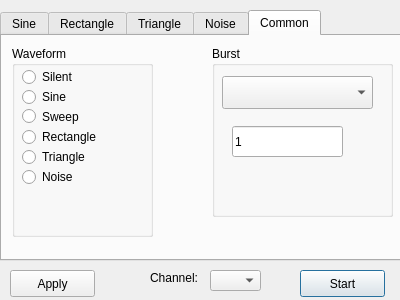
<?xml version="1.0" encoding="UTF-8"?>
<ui version="4.0">
 <class>FunctionGenerator</class>
 <widget class="QDialog" name="FunctionGenerator">
  <property name="geometry">
   <rect>
    <x>0</x>
    <y>0</y>
    <width>400</width>
    <height>300</height>
   </rect>
  </property>
  <property name="windowTitle">
   <string>Arbitrary Function Generator</string>
  </property>
  <property name="locale">
   <locale language="English" country="UnitedStates"/>
  </property>
  <widget class="QTabWidget" name="Tab">
   <property name="geometry">
    <rect>
     <x>0</x>
     <y>10</y>
     <width>401</width>
     <height>251</height>
    </rect>
   </property>
   <property name="tabShape">
    <enum>QTabWidget::Rounded</enum>
   </property>
   <property name="currentIndex">
    <number>4</number>
   </property>
   <widget class="QWidget" name="Sine">
    <property name="enabled">
     <bool>true</bool>
    </property>
    <attribute name="title">
     <string>Sine</string>
    </attribute>
    <widget class="QGroupEditWithUnit" name="groupFrequencySine">
     <property name="geometry">
      <rect>
       <x>20</x>
       <y>10</y>
       <width>271</width>
       <height>21</height>
      </rect>
     </property>
     <property name="title">
      <string>Frequency</string>
     </property>
     <widget class="QLineEdit" name="editFrequencySine">
      <property name="geometry">
       <rect>
        <x>130</x>
        <y>0</y>
        <width>91</width>
        <height>21</height>
       </rect>
      </property>
      <property name="text">
       <string>1000</string>
      </property>
     </widget>
     <widget class="QLabel" name="labelFrequencySine">
      <property name="geometry">
       <rect>
        <x>230</x>
        <y>0</y>
        <width>31</width>
        <height>21</height>
       </rect>
      </property>
      <property name="text">
       <string>Hz</string>
      </property>
     </widget>
    </widget>
    <widget class="QGroupEditWithUnit" name="groupStartPhaseSine">
     <property name="geometry">
      <rect>
       <x>20</x>
       <y>40</y>
       <width>271</width>
       <height>21</height>
      </rect>
     </property>
     <property name="title">
      <string>Start Phase</string>
     </property>
     <widget class="QLineEdit" name="editStartPhaseSine">
      <property name="geometry">
       <rect>
        <x>130</x>
        <y>0</y>
        <width>91</width>
        <height>21</height>
       </rect>
      </property>
      <property name="text">
       <string>0</string>
      </property>
     </widget>
     <widget class="QLabel" name="labelStartPhaseSine">
      <property name="geometry">
       <rect>
        <x>230</x>
        <y>0</y>
        <width>31</width>
        <height>21</height>
       </rect>
      </property>
      <property name="text">
       <string>deg</string>
      </property>
     </widget>
    </widget>
    <widget class="QGroupEditWithUnit" name="groupFrequencySine2">
     <property name="geometry">
      <rect>
       <x>20</x>
       <y>70</y>
       <width>271</width>
       <height>21</height>
      </rect>
     </property>
     <property name="title">
      <string>Frequency 2</string>
     </property>
     <widget class="QLineEdit" name="editFrequencySine2">
      <property name="geometry">
       <rect>
        <x>130</x>
        <y>0</y>
        <width>91</width>
        <height>21</height>
       </rect>
      </property>
      <property name="text">
       <string>1000</string>
      </property>
     </widget>
     <widget class="QLabel" name="labelFrequencySine2">
      <property name="geometry">
       <rect>
        <x>230</x>
        <y>0</y>
        <width>31</width>
        <height>21</height>
       </rect>
      </property>
      <property name="text">
       <string>Hz</string>
      </property>
     </widget>
    </widget>
    <widget class="QGroupEditWithUnit" name="groupSweepInterval">
     <property name="geometry">
      <rect>
       <x>20</x>
       <y>100</y>
       <width>271</width>
       <height>21</height>
      </rect>
     </property>
     <property name="title">
      <string>Interval</string>
     </property>
     <widget class="QLineEdit" name="editSweepInterval">
      <property name="geometry">
       <rect>
        <x>130</x>
        <y>0</y>
        <width>91</width>
        <height>21</height>
       </rect>
      </property>
      <property name="text">
       <string>1</string>
      </property>
     </widget>
     <widget class="QLabel" name="labelSweepIntervalUnit">
      <property name="geometry">
       <rect>
        <x>230</x>
        <y>0</y>
        <width>31</width>
        <height>17</height>
       </rect>
      </property>
      <property name="text">
       <string>s</string>
      </property>
     </widget>
    </widget>
    <widget class="QGroupEditWithUnit" name="groupAmplitudeSine">
     <property name="geometry">
      <rect>
       <x>20</x>
       <y>130</y>
       <width>271</width>
       <height>21</height>
      </rect>
     </property>
     <property name="title">
      <string>Amplitude</string>
     </property>
     <widget class="QLineEdit" name="editAmplitudeSine">
      <property name="geometry">
       <rect>
        <x>130</x>
        <y>0</y>
        <width>91</width>
        <height>21</height>
       </rect>
      </property>
      <property name="text">
       <string>1</string>
      </property>
     </widget>
     <widget class="QLabel" name="labelAmplitudeSine">
      <property name="geometry">
       <rect>
        <x>230</x>
        <y>0</y>
        <width>31</width>
        <height>21</height>
       </rect>
      </property>
      <property name="text">
       <string>.</string>
      </property>
     </widget>
    </widget>
    <widget class="QCheckBox" name="checkSineActive">
     <property name="geometry">
      <rect>
       <x>320</x>
       <y>10</y>
       <width>71</width>
       <height>22</height>
      </rect>
     </property>
     <property name="text">
      <string>Active</string>
     </property>
    </widget>
    <widget class="QCheckBox" name="checkSineSweepActive">
     <property name="geometry">
      <rect>
       <x>320</x>
       <y>70</y>
       <width>71</width>
       <height>22</height>
      </rect>
     </property>
     <property name="text">
      <string>Sweep</string>
     </property>
    </widget>
   </widget>
   <widget class="QWidget" name="Rectangle">
    <attribute name="title">
     <string>Rectangle</string>
    </attribute>
    <widget class="QGroupEditWithUnit" name="groupFrequencyRectangle">
     <property name="geometry">
      <rect>
       <x>20</x>
       <y>10</y>
       <width>271</width>
       <height>21</height>
      </rect>
     </property>
     <property name="title">
      <string>Frequency</string>
     </property>
     <widget class="QLineEdit" name="editFrequencyRectangle">
      <property name="geometry">
       <rect>
        <x>130</x>
        <y>0</y>
        <width>91</width>
        <height>21</height>
       </rect>
      </property>
      <property name="text">
       <string>1000</string>
      </property>
     </widget>
     <widget class="QLabel" name="labelFrequencyRectangle">
      <property name="geometry">
       <rect>
        <x>230</x>
        <y>0</y>
        <width>31</width>
        <height>21</height>
       </rect>
      </property>
      <property name="text">
       <string>Hz</string>
      </property>
     </widget>
    </widget>
    <widget class="QGroupEditWithUnit" name="groupPeriodRectangle">
     <property name="geometry">
      <rect>
       <x>20</x>
       <y>40</y>
       <width>271</width>
       <height>21</height>
      </rect>
     </property>
     <property name="title">
      <string>Period</string>
     </property>
     <widget class="QLineEdit" name="editPeriodRectangle">
      <property name="geometry">
       <rect>
        <x>130</x>
        <y>0</y>
        <width>91</width>
        <height>21</height>
       </rect>
      </property>
      <property name="text">
       <string>0.001</string>
      </property>
     </widget>
     <widget class="QLabel" name="labelPeriodRectangle">
      <property name="geometry">
       <rect>
        <x>230</x>
        <y>0</y>
        <width>31</width>
        <height>21</height>
       </rect>
      </property>
      <property name="text">
       <string>s</string>
      </property>
     </widget>
    </widget>
    <widget class="QGroupEditWithUnit" name="groupWidthPercentRectangle">
     <property name="geometry">
      <rect>
       <x>20</x>
       <y>70</y>
       <width>271</width>
       <height>21</height>
      </rect>
     </property>
     <property name="title">
      <string>Width</string>
     </property>
     <widget class="QLineEdit" name="editWidthPercentRectangle">
      <property name="geometry">
       <rect>
        <x>130</x>
        <y>0</y>
        <width>91</width>
        <height>21</height>
       </rect>
      </property>
      <property name="text">
       <string>1</string>
      </property>
     </widget>
     <widget class="QLabel" name="labelWidthPercentRectangle">
      <property name="geometry">
       <rect>
        <x>230</x>
        <y>0</y>
        <width>31</width>
        <height>21</height>
       </rect>
      </property>
      <property name="text">
       <string>.</string>
      </property>
     </widget>
    </widget>
    <widget class="QGroupEditWithUnit" name="groupHighLevelRectangle">
     <property name="geometry">
      <rect>
       <x>20</x>
       <y>100</y>
       <width>271</width>
       <height>21</height>
      </rect>
     </property>
     <property name="title">
      <string>High Level</string>
     </property>
     <widget class="QLineEdit" name="editHighLevelRectangle">
      <property name="geometry">
       <rect>
        <x>130</x>
        <y>0</y>
        <width>91</width>
        <height>21</height>
       </rect>
      </property>
      <property name="text">
       <string>1</string>
      </property>
     </widget>
     <widget class="QLabel" name="labelHighLevelRectangle">
      <property name="geometry">
       <rect>
        <x>230</x>
        <y>0</y>
        <width>31</width>
        <height>21</height>
       </rect>
      </property>
      <property name="text">
       <string>.</string>
      </property>
     </widget>
    </widget>
    <widget class="QGroupEditWithUnit" name="groupLowLevelRectangle">
     <property name="geometry">
      <rect>
       <x>20</x>
       <y>130</y>
       <width>271</width>
       <height>21</height>
      </rect>
     </property>
     <property name="title">
      <string>Low Level</string>
     </property>
     <widget class="QLineEdit" name="editLowLevelRectangle">
      <property name="geometry">
       <rect>
        <x>130</x>
        <y>0</y>
        <width>91</width>
        <height>21</height>
       </rect>
      </property>
      <property name="text">
       <string>-1</string>
      </property>
     </widget>
     <widget class="QLabel" name="labelLowLevelRectangle">
      <property name="geometry">
       <rect>
        <x>230</x>
        <y>0</y>
        <width>31</width>
        <height>21</height>
       </rect>
      </property>
      <property name="text">
       <string>.</string>
      </property>
     </widget>
    </widget>
    <widget class="QCheckBox" name="checkRectangleActive">
     <property name="geometry">
      <rect>
       <x>320</x>
       <y>10</y>
       <width>71</width>
       <height>22</height>
      </rect>
     </property>
     <property name="text">
      <string>Active</string>
     </property>
    </widget>
   </widget>
   <widget class="QWidget" name="Triangle">
    <attribute name="title">
     <string>Triangle</string>
    </attribute>
    <widget class="QGroupEditWithUnit" name="groupFrequencyTriangle">
     <property name="geometry">
      <rect>
       <x>20</x>
       <y>10</y>
       <width>271</width>
       <height>21</height>
      </rect>
     </property>
     <property name="title">
      <string>Frequency</string>
     </property>
     <widget class="QLineEdit" name="editFrequencyTriangle">
      <property name="geometry">
       <rect>
        <x>130</x>
        <y>0</y>
        <width>91</width>
        <height>21</height>
       </rect>
      </property>
      <property name="text">
       <string>1000</string>
      </property>
     </widget>
     <widget class="QLabel" name="labelFrequencyTriangle">
      <property name="geometry">
       <rect>
        <x>230</x>
        <y>0</y>
        <width>31</width>
        <height>21</height>
       </rect>
      </property>
      <property name="text">
       <string>Hz</string>
      </property>
     </widget>
    </widget>
    <widget class="QGroupEditWithUnit" name="groupWidthPercentTriangle">
     <property name="geometry">
      <rect>
       <x>20</x>
       <y>70</y>
       <width>271</width>
       <height>21</height>
      </rect>
     </property>
     <property name="title">
      <string>Width</string>
     </property>
     <widget class="QLineEdit" name="editWidthPercentTriangle">
      <property name="geometry">
       <rect>
        <x>130</x>
        <y>0</y>
        <width>91</width>
        <height>21</height>
       </rect>
      </property>
      <property name="text">
       <string>1</string>
      </property>
     </widget>
     <widget class="QLabel" name="labelWidthPercentTriangle">
      <property name="geometry">
       <rect>
        <x>230</x>
        <y>0</y>
        <width>31</width>
        <height>21</height>
       </rect>
      </property>
      <property name="text">
       <string>.</string>
      </property>
     </widget>
    </widget>
    <widget class="QGroupEditWithUnit" name="groupPeriodTriangle">
     <property name="geometry">
      <rect>
       <x>20</x>
       <y>40</y>
       <width>271</width>
       <height>21</height>
      </rect>
     </property>
     <property name="title">
      <string>Period</string>
     </property>
     <widget class="QLineEdit" name="editPeriodTriangle">
      <property name="geometry">
       <rect>
        <x>130</x>
        <y>0</y>
        <width>91</width>
        <height>21</height>
       </rect>
      </property>
      <property name="text">
       <string>0.001</string>
      </property>
     </widget>
     <widget class="QLabel" name="labelPeriodTriangle">
      <property name="geometry">
       <rect>
        <x>230</x>
        <y>0</y>
        <width>31</width>
        <height>21</height>
       </rect>
      </property>
      <property name="text">
       <string>s</string>
      </property>
     </widget>
    </widget>
    <widget class="QGroupEditWithUnit" name="groupLowLevelTriangle">
     <property name="geometry">
      <rect>
       <x>20</x>
       <y>130</y>
       <width>271</width>
       <height>21</height>
      </rect>
     </property>
     <property name="title">
      <string>Low Level</string>
     </property>
     <widget class="QLineEdit" name="editLowLevelTriangle">
      <property name="geometry">
       <rect>
        <x>130</x>
        <y>0</y>
        <width>91</width>
        <height>21</height>
       </rect>
      </property>
      <property name="text">
       <string>-1</string>
      </property>
     </widget>
     <widget class="QLabel" name="labelLowLevelTriangle">
      <property name="geometry">
       <rect>
        <x>230</x>
        <y>0</y>
        <width>31</width>
        <height>21</height>
       </rect>
      </property>
      <property name="text">
       <string>.</string>
      </property>
     </widget>
    </widget>
    <widget class="QGroupEditWithUnit" name="groupHighLevelTriangle">
     <property name="geometry">
      <rect>
       <x>20</x>
       <y>100</y>
       <width>271</width>
       <height>21</height>
      </rect>
     </property>
     <property name="title">
      <string>High Level</string>
     </property>
     <widget class="QLineEdit" name="editHighLevelTriangle">
      <property name="geometry">
       <rect>
        <x>130</x>
        <y>0</y>
        <width>91</width>
        <height>21</height>
       </rect>
      </property>
      <property name="text">
       <string>1</string>
      </property>
     </widget>
     <widget class="QLabel" name="labelHighLevelTriangle">
      <property name="geometry">
       <rect>
        <x>230</x>
        <y>0</y>
        <width>31</width>
        <height>21</height>
       </rect>
      </property>
      <property name="text">
       <string>.</string>
      </property>
     </widget>
    </widget>
    <widget class="QCheckBox" name="checkTriangleActive">
     <property name="geometry">
      <rect>
       <x>320</x>
       <y>10</y>
       <width>71</width>
       <height>22</height>
      </rect>
     </property>
     <property name="text">
      <string>Active</string>
     </property>
    </widget>
   </widget>
   <widget class="QWidget" name="Noise">
    <attribute name="title">
     <string>Noise</string>
    </attribute>
    <widget class="QGroupEditWithUnit" name="groupNoiseInterval">
     <property name="geometry">
      <rect>
       <x>20</x>
       <y>10</y>
       <width>271</width>
       <height>21</height>
      </rect>
     </property>
     <property name="title">
      <string>Interval Lenght</string>
     </property>
     <widget class="QLineEdit" name="editNoiseInterval">
      <property name="geometry">
       <rect>
        <x>130</x>
        <y>0</y>
        <width>91</width>
        <height>21</height>
       </rect>
      </property>
      <property name="text">
       <string>1</string>
      </property>
     </widget>
     <widget class="QLabel" name="labelNoiseIntervalUnit">
      <property name="geometry">
       <rect>
        <x>230</x>
        <y>0</y>
        <width>31</width>
        <height>17</height>
       </rect>
      </property>
      <property name="text">
       <string>s</string>
      </property>
     </widget>
    </widget>
    <widget class="QCheckBox" name="checkNoiseFitered">
     <property name="geometry">
      <rect>
       <x>20</x>
       <y>40</y>
       <width>90</width>
       <height>22</height>
      </rect>
     </property>
     <property name="text">
      <string>Filtered</string>
     </property>
    </widget>
    <widget class="QCheckBox" name="checkNoiseActive">
     <property name="geometry">
      <rect>
       <x>320</x>
       <y>10</y>
       <width>71</width>
       <height>22</height>
      </rect>
     </property>
     <property name="text">
      <string>Active</string>
     </property>
    </widget>
    <widget class="QGroupBox" name="groupHighPass">
     <property name="geometry">
      <rect>
       <x>200</x>
       <y>70</y>
       <width>181</width>
       <height>151</height>
      </rect>
     </property>
     <property name="title">
      <string>High Pass</string>
     </property>
     <property name="alignment">
      <set>Qt::AlignCenter</set>
     </property>
     <widget class="QGroupEditWithUnit" name="groupHighPassQ">
      <property name="geometry">
       <rect>
        <x>10</x>
        <y>90</y>
        <width>161</width>
        <height>21</height>
       </rect>
      </property>
      <property name="title">
       <string>Q Factor</string>
      </property>
      <widget class="QLineEdit" name="editHighPassQ">
       <property name="geometry">
        <rect>
         <x>60</x>
         <y>0</y>
         <width>61</width>
         <height>21</height>
        </rect>
       </property>
       <property name="text">
        <string>1</string>
       </property>
      </widget>
      <widget class="QLabel" name="labelHighPassQ">
       <property name="geometry">
        <rect>
         <x>140</x>
         <y>0</y>
         <width>16</width>
         <height>17</height>
        </rect>
       </property>
       <property name="text">
        <string>.</string>
       </property>
      </widget>
     </widget>
     <widget class="QGroupEditWithUnit" name="groupHighPassCutOff">
      <property name="geometry">
       <rect>
        <x>10</x>
        <y>120</y>
        <width>161</width>
        <height>21</height>
       </rect>
      </property>
      <property name="title">
       <string>Cutoff</string>
      </property>
      <widget class="QLineEdit" name="editHighPassCutOff">
       <property name="geometry">
        <rect>
         <x>60</x>
         <y>0</y>
         <width>61</width>
         <height>21</height>
        </rect>
       </property>
       <property name="text">
        <string>1</string>
       </property>
      </widget>
      <widget class="QLabel" name="labelHighPassCutOff">
       <property name="geometry">
        <rect>
         <x>140</x>
         <y>0</y>
         <width>16</width>
         <height>17</height>
        </rect>
       </property>
       <property name="text">
        <string>Hz</string>
       </property>
      </widget>
     </widget>
     <widget class="QComboBox" name="comboHighPassType">
      <property name="geometry">
       <rect>
        <x>70</x>
        <y>30</y>
        <width>101</width>
        <height>21</height>
       </rect>
      </property>
     </widget>
     <widget class="QLabel" name="labelHighPassType">
      <property name="geometry">
       <rect>
        <x>10</x>
        <y>30</y>
        <width>57</width>
        <height>17</height>
       </rect>
      </property>
      <property name="font">
       <font>
        <weight>75</weight>
        <bold>true</bold>
       </font>
      </property>
      <property name="text">
       <string>Type</string>
      </property>
     </widget>
     <widget class="QLabel" name="labelHighPassOrder">
      <property name="geometry">
       <rect>
        <x>10</x>
        <y>60</y>
        <width>57</width>
        <height>17</height>
       </rect>
      </property>
      <property name="font">
       <font>
        <weight>75</weight>
        <bold>true</bold>
       </font>
      </property>
      <property name="text">
       <string>Order</string>
      </property>
     </widget>
     <widget class="QComboBox" name="comboHighPassOrder">
      <property name="geometry">
       <rect>
        <x>70</x>
        <y>60</y>
        <width>101</width>
        <height>21</height>
       </rect>
      </property>
     </widget>
    </widget>
    <widget class="QGroupBox" name="groupLowPass">
     <property name="geometry">
      <rect>
       <x>10</x>
       <y>70</y>
       <width>181</width>
       <height>151</height>
      </rect>
     </property>
     <property name="title">
      <string>Low Pass</string>
     </property>
     <property name="alignment">
      <set>Qt::AlignCenter</set>
     </property>
     <widget class="QGroupEditWithUnit" name="groupLowPassQ">
      <property name="geometry">
       <rect>
        <x>10</x>
        <y>90</y>
        <width>161</width>
        <height>21</height>
       </rect>
      </property>
      <property name="title">
       <string>Q Factor</string>
      </property>
      <widget class="QLineEdit" name="editLowPassQ">
       <property name="geometry">
        <rect>
         <x>60</x>
         <y>0</y>
         <width>61</width>
         <height>21</height>
        </rect>
       </property>
       <property name="text">
        <string>1</string>
       </property>
      </widget>
      <widget class="QLabel" name="labelLowPassQ">
       <property name="geometry">
        <rect>
         <x>140</x>
         <y>0</y>
         <width>16</width>
         <height>17</height>
        </rect>
       </property>
       <property name="text">
        <string>.</string>
       </property>
      </widget>
     </widget>
     <widget class="QGroupEditWithUnit" name="groupLowPassCutOff">
      <property name="geometry">
       <rect>
        <x>10</x>
        <y>120</y>
        <width>161</width>
        <height>21</height>
       </rect>
      </property>
      <property name="title">
       <string>Cutoff</string>
      </property>
      <widget class="QLineEdit" name="editLowPassCutOff">
       <property name="geometry">
        <rect>
         <x>60</x>
         <y>0</y>
         <width>61</width>
         <height>21</height>
        </rect>
       </property>
       <property name="text">
        <string>1</string>
       </property>
      </widget>
      <widget class="QLabel" name="labelHighLowCutOff">
       <property name="geometry">
        <rect>
         <x>140</x>
         <y>0</y>
         <width>16</width>
         <height>17</height>
        </rect>
       </property>
       <property name="text">
        <string>Hz</string>
       </property>
      </widget>
     </widget>
     <widget class="QComboBox" name="comboLowPassType">
      <property name="geometry">
       <rect>
        <x>70</x>
        <y>30</y>
        <width>101</width>
        <height>21</height>
       </rect>
      </property>
     </widget>
     <widget class="QLabel" name="labelLowPassType">
      <property name="geometry">
       <rect>
        <x>10</x>
        <y>30</y>
        <width>57</width>
        <height>17</height>
       </rect>
      </property>
      <property name="font">
       <font>
        <weight>75</weight>
        <bold>true</bold>
       </font>
      </property>
      <property name="text">
       <string>Type</string>
      </property>
     </widget>
     <widget class="QLabel" name="labelLowPassOrder">
      <property name="geometry">
       <rect>
        <x>10</x>
        <y>60</y>
        <width>57</width>
        <height>17</height>
       </rect>
      </property>
      <property name="font">
       <font>
        <weight>75</weight>
        <bold>true</bold>
       </font>
      </property>
      <property name="text">
       <string>Order</string>
      </property>
     </widget>
     <widget class="QComboBox" name="comboLowPassOrder">
      <property name="geometry">
       <rect>
        <x>70</x>
        <y>60</y>
        <width>101</width>
        <height>21</height>
       </rect>
      </property>
     </widget>
    </widget>
    <widget class="QCheckBox" name="checkPinkNoise">
     <property name="geometry">
      <rect>
       <x>140</x>
       <y>40</y>
       <width>90</width>
       <height>22</height>
      </rect>
     </property>
     <property name="text">
      <string>Pink Noise</string>
     </property>
    </widget>
   </widget>
   <widget class="QWidget" name="Common">
    <attribute name="title">
     <string>Common</string>
    </attribute>
    <widget class="QGroupEditWithUnit" name="groupBurst">
     <property name="geometry">
      <rect>
       <x>210</x>
       <y>10</y>
       <width>181</width>
       <height>171</height>
      </rect>
     </property>
     <property name="title">
      <string>Burst</string>
     </property>
     <widget class="QLineEdit" name="editBurstLength">
      <property name="geometry">
       <rect>
        <x>20</x>
        <y>80</y>
        <width>111</width>
        <height>31</height>
       </rect>
      </property>
      <property name="text">
       <string>1</string>
      </property>
     </widget>
     <widget class="QComboBox" name="comboBurstLengthType">
      <property name="geometry">
       <rect>
        <x>10</x>
        <y>30</y>
        <width>151</width>
        <height>33</height>
       </rect>
      </property>
     </widget>
     <widget class="QLabel" name="labelBurstLengthUnit">
      <property name="geometry">
       <rect>
        <x>140</x>
        <y>90</y>
        <width>31</width>
        <height>20</height>
       </rect>
      </property>
      <property name="text">
       <string/>
      </property>
     </widget>
    </widget>
    <widget class="QRadioButtonGroup" name="groupWaveform">
     <property name="geometry">
      <rect>
       <x>10</x>
       <y>10</y>
       <width>141</width>
       <height>191</height>
      </rect>
     </property>
     <property name="title">
      <string>Waveform</string>
     </property>
     <widget class="QRadioButton" name="rd0Silent">
      <property name="geometry">
       <rect>
        <x>10</x>
        <y>20</y>
        <width>104</width>
        <height>22</height>
       </rect>
      </property>
      <property name="text">
       <string>Silent</string>
      </property>
     </widget>
     <widget class="QRadioButton" name="rd1Sine">
      <property name="geometry">
       <rect>
        <x>10</x>
        <y>40</y>
        <width>104</width>
        <height>22</height>
       </rect>
      </property>
      <property name="text">
       <string>Sine</string>
      </property>
     </widget>
     <widget class="QRadioButton" name="rd2Sweep">
      <property name="geometry">
       <rect>
        <x>10</x>
        <y>60</y>
        <width>104</width>
        <height>21</height>
       </rect>
      </property>
      <property name="text">
       <string>Sweep</string>
      </property>
     </widget>
     <widget class="QRadioButton" name="rd3Square">
      <property name="geometry">
       <rect>
        <x>10</x>
        <y>80</y>
        <width>101</width>
        <height>22</height>
       </rect>
      </property>
      <property name="text">
       <string>Rectangle</string>
      </property>
     </widget>
     <widget class="QRadioButton" name="rd4Triangle">
      <property name="geometry">
       <rect>
        <x>10</x>
        <y>100</y>
        <width>104</width>
        <height>22</height>
       </rect>
      </property>
      <property name="text">
       <string>Triangle</string>
      </property>
     </widget>
     <widget class="QRadioButton" name="rd5WhiteNoise">
      <property name="geometry">
       <rect>
        <x>10</x>
        <y>120</y>
        <width>104</width>
        <height>22</height>
       </rect>
      </property>
      <property name="text">
       <string>Noise</string>
      </property>
     </widget>
    </widget>
   </widget>
  </widget>
  <widget class="QPushButton" name="btnStartAudio">
   <property name="geometry">
    <rect>
     <x>300</x>
     <y>270</y>
     <width>85</width>
     <height>27</height>
    </rect>
   </property>
   <property name="text">
    <string>Start</string>
   </property>
   <property name="checkable">
    <bool>true</bool>
   </property>
   <property name="checked">
    <bool>false</bool>
   </property>
  </widget>
  <widget class="QPushButton" name="btnApply">
   <property name="geometry">
    <rect>
     <x>10</x>
     <y>270</y>
     <width>85</width>
     <height>27</height>
    </rect>
   </property>
   <property name="text">
    <string>Apply</string>
   </property>
  </widget>
  <widget class="QComboBox" name="comboChannel">
   <property name="geometry">
    <rect>
     <x>210</x>
     <y>270</y>
     <width>51</width>
     <height>21</height>
    </rect>
   </property>
  </widget>
  <widget class="QLabel" name="label">
   <property name="geometry">
    <rect>
     <x>150</x>
     <y>270</y>
     <width>47</width>
     <height>16</height>
    </rect>
   </property>
   <property name="text">
    <string>Channel:</string>
   </property>
  </widget>
 </widget>
 <customwidgets>
  <customwidget>
   <class>QGroupEditWithUnit</class>
   <extends>QGroupBox</extends>
   <header location="global">qgroupeditwithunit.h</header>
   <container>1</container>
  </customwidget>
  <customwidget>
   <class>QRadioButtonGroup</class>
   <extends>QGroupBox</extends>
   <header location="global">qradiobuttongroup.h</header>
   <container>1</container>
  </customwidget>
 </customwidgets>
 <resources/>
 <connections/>
</ui>
